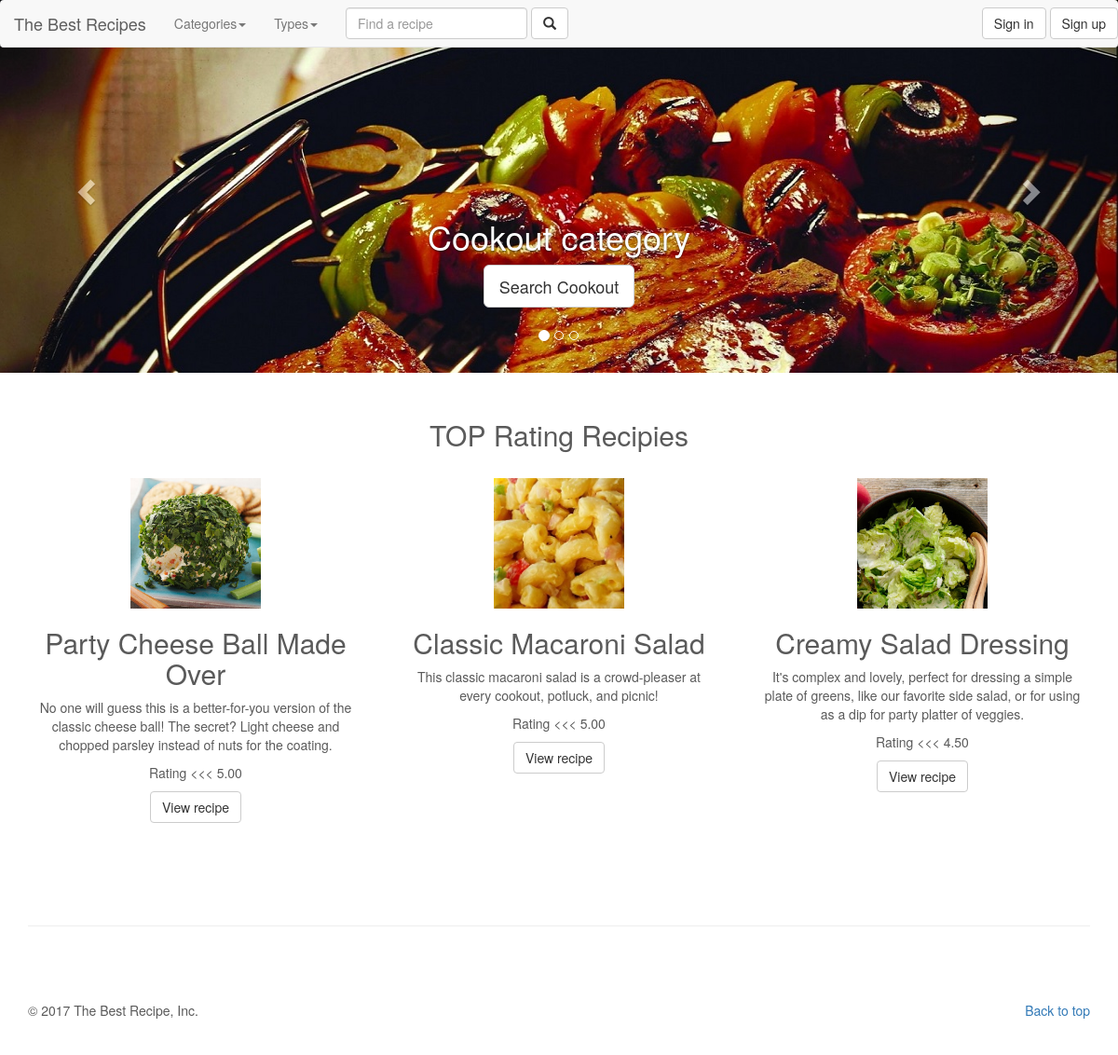
/RecipeWebSite/index.php, run on the app's committed database.
### tables this page shows
CREATE TABLE `category` (
  `id` int(11) NOT NULL,
  `name` varchar(50) NOT NULL,
  `image` varchar(20) NOT NULL
);

CREATE TABLE `recipe` (
  `id` int(11) NOT NULL,
  `name` varchar(30) NOT NULL,
  `prepare_time` int(11) NOT NULL COMMENT 'minutes',
  `cook_time` int(11) NOT NULL COMMENT 'minutes',
  `calorie` int(11) NOT NULL,
  `type_id` int(11) NOT NULL,
  `serving` int(2) NOT NULL,
  `date` timestamp NOT NULL DEFAULT CURRENT_TIMESTAMP,
  `image` varchar(30) NOT NULL,
  `user_id` int(11) NOT NULL,
  `description` text NOT NULL
);

### RecipeWebSite/includes/config.php (called while the page is built)
<?php
$USER_DB = 'root';
$PWD_DB = '';
$NAME_DB = 'recipe';
$SERVER_DB = 'localhost';
?>

### RecipeWebSite/classes/Database.php (called while the page is built, shortened)
<?php
include "includes/config.php";
class Database{
	function OpenConnection(){
		global $USER_DB, $PWD_DB, $NAME_DB, $SERVER_DB;
		try{
			$this->Connection =  new PDO("mysql:host=$SERVER_DB; dbname=$NAME_DB" ,
			                             $USER_DB , $PWD_DB);
		}catch(PDOException $e){
			echo "Connection Failed ".$e->getMessage();
		}
	}
}
?>

### RecipeWebSite/classes/Category.php (called while the page is built, shortened)
<?php
class Category{
	private static $database;
	function __construct($database, $name=null, $image=null, $id=null ){
		self::$database = $database;
	}
	public static function getCategories( $params = '' ){
		$where='';
		if($params == '')
			$where=" WHERE image not like '' ;";
		$query = "SELECT * FROM Category ".$where;
			try{
				$sql = self::$database->Connection->prepare($query);
				$sql->execute();
				$result = $sql->fetchAll(PDO::FETCH_ASSOC);
				return $result;
			}catch(PDOException $e)
			{
				echo "Query Category Failed: ".$e->getMessage();
			}
	}
}
?>

### RecipeWebSite/classes/Recipe.php (called while the page is built, shortened)
<?php
class Recipe{
	private static $database;
	function __construct($database, $name=null, $prepare_time=null, $cook_time=null, $calorie=null, $type=null, $serving=null, $recipe_date=null, $image=null, $user=null, $id=null ){
		self::$database	= $database;
	}
	public static function getRecipes( $params = ''){
		$where='';
		$query = "SELECT recipe.*,rating.rating,type.name as type
				  FROM recipe
				  LEFT JOIN
	              (SELECT recipe_id,ROUND((SUM(rating)/COUNT(DISTINCT id)),2) as rating
                  FROM `recipe_rating`
                  GROUP BY recipe_id ORDER BY rating DESC) AS rating
                  ON recipe.id=rating.recipe_id
                  INNER JOIN type ON recipe.type_id = type.id
                  ".$where."
				  GROUP BY recipe.id
				  ORDER BY rating.rating DESC; ";
		try{
			$sql = self::$database->Connection->prepare($query);
			$sql->execute();
			$result = $sql->fetchAll(PDO::FETCH_ASSOC);
			return $result;
		}catch(PDOException $e)
		{
			echo "Query Recipe Failed: ".$e->getMessage();
		}
	}
}
?>

### RecipeWebSite/index.php (the view, shortened to what this page needs)
<?php require "includes/header.php"?>
<body>
	<?php require "includes/navbar.php"?>
	<?php require "includes/carousel.php"?>
	<h2 style="text-align:center;margin-bottom:30px;"><?php echo $header; ?></h2>
	<div class="container marketing">
		<div class="row">
			<?php
				$i=0;
				foreach($recipes as $value) {
					if(!isset($_GET['category'])||!isset($_GET['type']))
						if($i == 3)
							break;
			?>
			<div class="col-lg-4">
			  <img class="img-responsive center-block" src="public/img/recipe/<?php echo $value['image']; ?>" alt="Generic placeholder image" width="140" height="140">
			  <h2><?php echo $value['name']?></h2>
			  <p><?php echo $value['description']; ?></p>
			  <p style="font-size:bold">Rating <<< <?php echo $value['rating']; ?> </p>
			  <p><a class="btn btn-default" href="includes/recipe.php?recipe=<?php echo $value['id']; ?>" role="button">View recipe</a></p>
			</div>
			<?php
				$i++;
				}
			?>
		</div>
		<hr class="featurette-divider">
		<?php require "includes/footer.php"?>
	</div>
</body>
</html>

### RecipeWebSite/includes/header.php (shortened to what this page needs)
<?php
	include "Classes/Database.php";
	include "Classes/Category.php";
	include "Classes/Recipe.php";
	$database = new Database();
	$category = new Category($database);
	$recipe = new Recipe($database);
	$carousel = $category->getCategories();
	if(isset($_GET)&&!empty($_GET)){
		$search = $_GET;
		if(!empty($_GET['category']))
			$header = "Recipies by Category";
		if(!empty($_GET['type']))
			$header = "Recipies by Type";
		$recipes = $recipe->getRecipes($search);
	}
	else{
		$header = "TOP Rating Recipies";
		$recipes = $recipe->getRecipes();
	}
?>
<!DOCTYPE html>
<html lang="en">
	<head>
		<link href="public/css/bootstrap.min.css" rel="stylesheet">
		<link href="public/css/ie10-viewport-bug-workaround.css" rel="stylesheet">
		<link href="public/css/carousel.css" rel="stylesheet">
	</head>

### RecipeWebSite/includes/navbar.php (shortened to what this page needs)
<div class="navbar-wrapper" ">
	<div class="container" >
		<nav class="navbar navbar-default navbar-fixed-top">
			<div class="container">
				<div class="navbar-header">
					<a class="navbar-brand" href="index.php">The Best Recipes </a>
				</div>
				<div id="navbar" class="navbar-collapse collapse">
					<ul class="nav navbar-nav">
						<li class="dropdown">
							<a href="#" class="dropdown-toggle" data-toggle="dropdown" role="button" aria-haspopup="true" aria-expanded="false">Categories<span class="caret"></span></a>
						</li>
						<li class="dropdown">
							<a href="#" class="dropdown-toggle" data-toggle="dropdown" role="button" aria-haspopup="true" aria-expanded="false">Types<span class="caret"></span></a>
						</li>
					</ul>
					<form class="navbar-form navbar-left">
						<div class="form-group">
						  <input type="text" class="form-control" placeholder="Find a recipe">
						</div>
						<button type="submit" class="btn btn-default"><span class="glyphicon glyphicon-search" aria-hidden="true"></span></button>
					</form>
					<ul class="nav navbar-nav navbar-right">
						<?php if(empty($_SESSION['user']))
						{?>
						<button type="button" class="btn btn-default navbar-btn" data-toggle="modal" data-target="#myModalSignIn">Sign in</button>
						<button type="button" class="btn btn-default navbar-btn" data-toggle="modal" data-target="#myModalSignUp">Sign up</button>
						<?php }?>
					</ul>
				</div>
			</div>
		</nav>
	</div>
</div>

### RecipeWebSite/includes/carousel.php (shortened to what this page needs)
<div id="myCarousel" class="carousel slide" data-ride="carousel">
	<ol class="carousel-indicators">
		<?php
			$active="class='active'";
			for( $i = 0; $i < count($carousel); $i++){
				if($i==1)
					$active="";
		?>
		<li data-target="#myCarousel" data-slide-to="<?php echo $i; ?>" <?php echo $active; ?> ></li>
		<?php
			}
		?>
    </ol>
	<div class="carousel-inner" role="listbox">
		<?php
			$i=0;
			$active="active";
			foreach($carousel as $value){
				if($i==1)
					$active="";
				$i++;
		?>
		<div class="item <?php echo $active; ?>">
		  <img src="public/img/category/<?php echo $value['image']; ?>" alt="">
		  <div class="container">
			<div class="carousel-caption">
			  <h1><?php echo $value['name']; ?> category</h1>
			  <p><a class="btn btn-lg btn-default" href="<?php echo 'index.php?category='.$value['id'];?>" role="button">Search <?php echo $value['name']; ?></a></p>
			</div>
		  </div>
		</div>
		<?php
			}
		?>
	</div>
	<a class="left carousel-control" href="#myCarousel" role="button" data-slide="prev">
		<span class="glyphicon glyphicon-chevron-left" aria-hidden="true"></span>
	</a>
	<a class="right carousel-control" href="#myCarousel" role="button" data-slide="next">
		<span class="glyphicon glyphicon-chevron-right" aria-hidden="true"></span>
	</a>
</div>

### RecipeWebSite/includes/footer.php
<footer>
	<p class="pull-right"><a href="index.php">Back to top</a></p>
	<p>© 2017 The Best Recipe, Inc.</p>
</footer>

### RecipeWebSite/public/css/carousel.css (style rules this page uses)
body { padding-bottom: 40px; color: #5a5a5a; }
.navbar-wrapper { position: absolute; top: 0; right: 0; left: 0; z-index: 20; }
.navbar-wrapper > .container { padding-right: 0; padding-left: 0; }
.navbar-wrapper .navbar { padding-right: 15px; padding-left: 15px; }
.navbar-wrapper .navbar .container { width: auto; }
.carousel { height: 400px; margin-bottom: 50px; }
.carousel-caption { z-index: 10; }
.carousel .item { height: 400px; background-color: #777; }
.carousel-inner > .item > img { position: absolute; top: 0; left: 0; min-width: 100%; height: 400px; }
.marketing .col-lg-4 { margin-bottom: 20px; text-align: center; }
.marketing h2 { font-weight: normal; }
.marketing .col-lg-4 p { margin-right: 10px; margin-left: 10px; }
.featurette-divider { margin: 80px 0; }
@media (min-width: 768px) { .navbar-wrapper { margin-top: 20px; } }
@media (min-width: 768px) { .navbar-wrapper .container { padding-right: 15px; padding-left: 15px; } }
@media (min-width: 768px) { .navbar-wrapper .navbar { padding-right: 0; padding-left: 0; } }
@media (min-width: 768px) { .navbar-wrapper .navbar { border-radius: 4px; } }
@media (min-width: 768px) { .carousel-caption p { margin-bottom: 20px; font-size: 21px; line-height: 1.4; } }

### data on the page
category: image (picture), name "Cookout"
recipe: image (picture), name "Party Cheese Ball Made Over", description "No one will guess this is a better-for-you version of the classic cheese ball! The secret? Light cheese and chopped parsley instead of nuts for the coating.", rating "5.00"
recipe: image (picture), name "Classic Macaroni Salad", description "This classic macaroni salad is a crowd-pleaser at every cookout, potluck, and picnic!", rating "5.00"
recipe: image (picture), name "Creamy Salad Dressing", description "It's complex and lovely, perfect for dressing a simple plate of greens, like our favorite side salad, or for using as a dip for party platter of veggies.", rating "4.50"

### other printed values
$header "TOP Rating Recipies"
